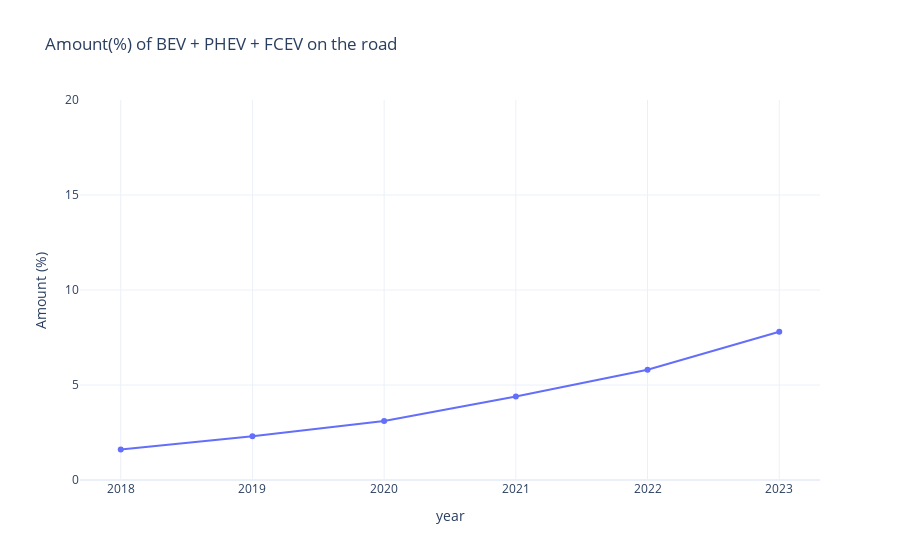

Here is the notebook cell this chart was saved with:
### Code cell
# =====================================================
# Sub-question 2: How does the BEV, FCEV, PHEV (passenger-car) population develop during the period 2018-2023? 
# =====================================================

# Used to parse dates written in Dutch like "31 december 2023"
MONTHS_NL = {
    "januari":1, "februari":2, "maart":3, "april":4, "mei":5, "juni":6,
    "juli":7, "augustus":8, "september":9, "oktober":10, "november":11, "december":12
}

# Accepts formats like "15 maart 2021" and returns a pandas Timestamp
def parse_dutch_date(s: str):
    s = str(s).strip().lower()
    m = re.match(r"(\d{1,2})\s+([a-z]+)\s+(\d{4})", s)
    if not m:
        return pd.NaT
    day = int(m.group(1)); month = MONTHS_NL.get(m.group(2)); year = int(m.group(3))
    return pd.Timestamp(year=year, month=month, day=day) if month else pd.NaT

# Percentage cleaner (keeps % if present; handles 0–1 or 0–100 inputs)
def to_pct_keep(x):
    raw = str(x)
    s = raw.strip().replace(",", ".").replace("%", "")
    try:
        val = float(s)
    except Exception:
        return np.nan
    return val if "%" in raw else (val * 100.0 if val <= 1.0 else val)

# Loads file and keeps last observation per year
def load_last_per_year(filename: str) -> pd.DataFrame:
    df = pd.read_csv(filename, sep=";", engine="python", encoding="utf-8-sig")

    # Fixes headers: takes labels from first row, keeps the first column name as 'Datum'
    new_cols = list(df.columns)
    header = df.iloc[0].tolist()
    new_cols[0] = "Datum"
    for i in range(1, len(new_cols)):
        lab = header[i]
        if isinstance(lab, str) and lab.strip():
            new_cols[i] = lab.strip()
    df.columns = new_cols
    df = df.iloc[1:].reset_index(drop=True)

    # Parses date and derives year
    df["date"] = df["Datum"].apply(parse_dutch_date)
    df["jaar"] = df["date"].dt.year

    # Normalize percentage-like columns to percent scale
    for col in ["BEV", "FCEV", "PHEV"]:
        df[col] = df[col].apply(to_pct_keep)

    # Pick the last (max date) record per year and compute combined share
    idx_last = df.groupby("jaar")["date"].idxmax()
    last = (df.loc[idx_last, ["jaar", "BEV", "FCEV", "PHEV"]]
              .sort_values("jaar")
              .reset_index(drop=True))
    last["BEV+PHEV+FCEV"] = last[["BEV","PHEV","FCEV"]].sum(axis=1)
    return last[["jaar","BEV+PHEV+FCEV"]]

ts_last = load_last_per_year(path_EVshare)

# Keep years up to (and including) 2023
ts_last = ts_last[ts_last["jaar"] <= 2023].reset_index(drop=True)

# Plot: Combined share of BEV/PHEV/FCEV (percentage)
fig = px.line(
    ts_last,
    x="jaar",
    y="BEV+PHEV+FCEV",
    markers=True,
    title="Amount(%) of BEV + PHEV + FCEV on the road"
)

# Layout and interaction changes
fig.update_layout(
    xaxis_title="year",
    yaxis_title="Amount (%)",
    template="plotly_white",
    hovermode="x unified",
)
fig.update_yaxes(range=[0, 20])
fig.update_traces(
    hovertemplate="<b>%{x}</b><br>Aandeel: %{y:.2f}%<extra></extra>"
)

fig.show()

### Figure 1 — Plotly figure (JSON) as saved in the notebook; plotly's stock layout.template omitted (floating-point values rounded to 4 significant figures)
{"data": [{"hovertemplate": "<b>%{x}</b><br>Aandeel: %{y:.2f}%<extra></extra>", "legendgroup": "", "line": {"color": "#636efa", "dash": "solid"}, "marker": {"symbol": "circle"}, "mode": "lines+markers", "name": "", "orientation": "v", "showlegend": false, "type": "scatter", "x": [2018.0, 2019.0, 2020.0, 2021.0, 2022.0, 2023.0], "xaxis": "x", "y": [1.6, 2.3, 3.1, 4.4, 5.8, 7.8], "yaxis": "y"}], "layout": {"hovermode": "x unified", "legend": {"tracegroupgap": 0}, "title": {"text": "Amount(%) of BEV + PHEV + FCEV on the road"}, "xaxis": {"anchor": "y", "domain": [0, 1], "title": {"text": "year"}}, "yaxis": {"anchor": "x", "domain": [0, 1], "range": [0, 20], "title": {"text": "Amount (%)"}}}}
